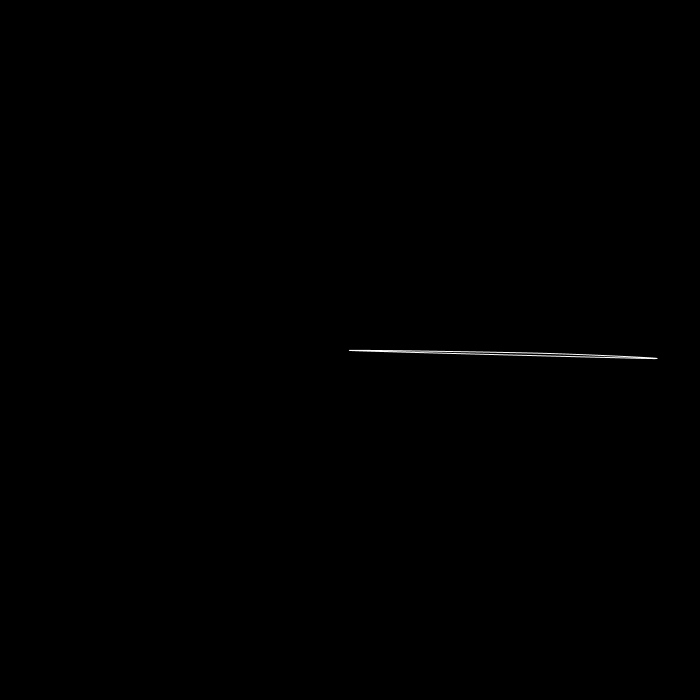
Frame 1 (no input)
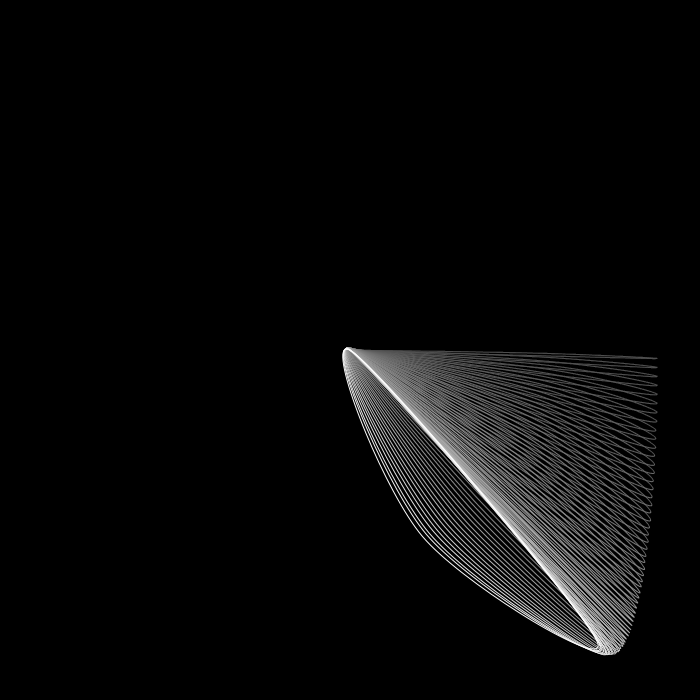
Frame 60 (the mouse pressed at the canvas centre just before this capture)
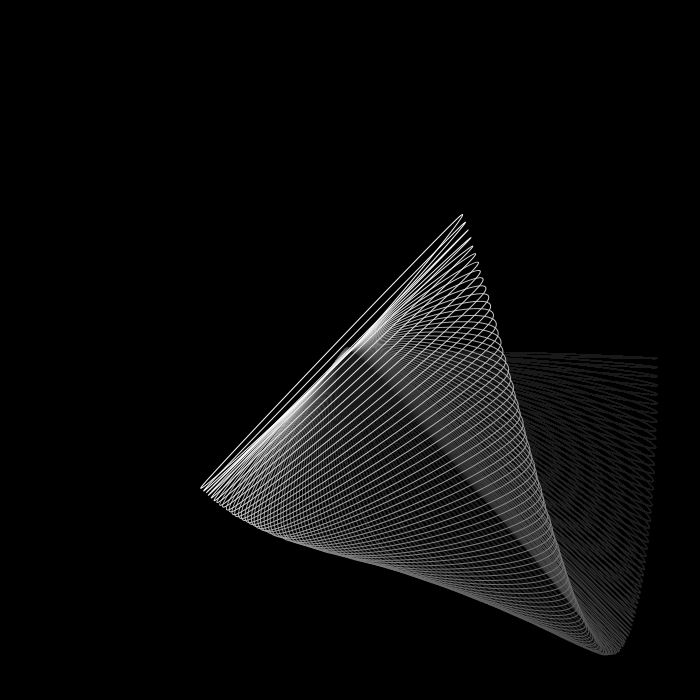
Frame 120 (the mouse held since frame 60 and released just before this capture)

The Processing sketch that drew these frames (run headless with seeded random() and noise(); from frame 60 on, the mouse is pressed at the canvas centre):

// Processing sketch: sketch_06_motion_curveVertex
// ── sketch_06_motion_curveVertex.pde
float large_r = 300;
float small_r = 200;

void setup(){
  size(700,700);
  background(0);
  
}


void draw(){
  fill(0,0,0,5);
  noStroke();
  rect(0,0,width,height);
  stroke(255);
  
  beginShape();
    
    float startX = large_r * cos(frameCount*0.01) + width/2;
    float startY = large_r * sin(frameCount*0.03) + height/2;
    float endX = small_r * cos(frameCount*0.02) + width/2;
    float endY = small_r * sin(frameCount*0.02) + height/2;
    
    curveVertex(startX,startY);
    curveVertex(width/2,height/2);
    curveVertex(endX,endY);
    curveVertex(startX,startY);
    curveVertex(width/2,height/2);
    curveVertex(endX,endY);
  
  endShape();
  
}
